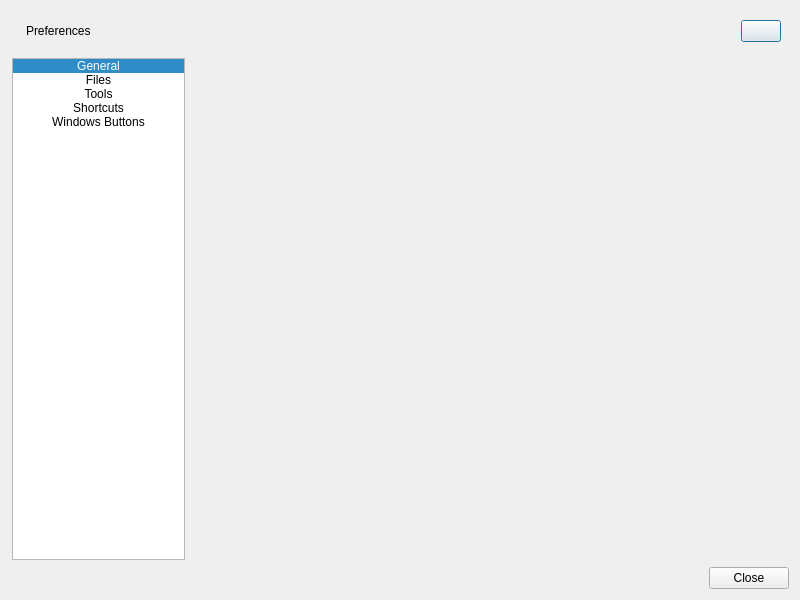
<?xml version="1.0" encoding="UTF-8"?>
<ui version="4.0">
 <class>PreferencesDialog</class>
 <widget class="QDialog" name="PreferencesDialog">
  <property name="geometry">
   <rect>
    <x>0</x>
    <y>0</y>
    <width>800</width>
    <height>600</height>
   </rect>
  </property>
  <property name="windowTitle">
   <string>Preferences</string>
  </property>
  <layout class="QVBoxLayout" name="mainLayout">
   <item>
    <widget class="QWidget" name="titleBarWidget">
     <property name="minimumSize">
      <size>
       <width>0</width>
       <height>40</height>
      </size>
     </property>
     <property name="maximumSize">
      <size>
       <width>16777215</width>
       <height>40</height>
      </size>
     </property>
     <layout class="QHBoxLayout" name="titleBarLayout">
      <property name="leftMargin">
       <number>15</number>
      </property>
      <property name="topMargin">
       <number>8</number>
      </property>
      <property name="rightMargin">
       <number>8</number>
      </property>
      <property name="bottomMargin">
       <number>8</number>
      </property>
      <item>
       <widget class="QLabel" name="titleLabel">
        <property name="text">
         <string>Preferences</string>
        </property>
       </widget>
      </item>
      <item>
       <spacer name="titleBarSpacer">
        <property name="orientation">
         <enum>Qt::Horizontal</enum>
        </property>
        <property name="sizeHint" stdset="0">
         <size>
          <width>40</width>
          <height>20</height>
         </size>
        </property>
       </spacer>
      </item>
      <item>
       <widget class="QPushButton" name="closeButton">
        <property name="text">
         <string/>
        </property>
       </widget>
      </item>
     </layout>
    </widget>
   </item>
   <item>
    <layout class="QHBoxLayout" name="horizontalLayout">
     <item>
      <widget class="QWidget" name="categoriesPanel">
       <property name="minimumSize">
        <size>
         <width>175</width>
         <height>0</height>
        </size>
       </property>
       <property name="maximumSize">
        <size>
         <width>175</width>
         <height>16777215</height>
        </size>
       </property>
       <layout class="QVBoxLayout" name="categoriesPanelLayout">
        <property name="leftMargin">
         <number>1</number>
        </property>
        <property name="topMargin">
         <number>1</number>
        </property>
        <property name="rightMargin">
         <number>1</number>
        </property>
        <property name="bottomMargin">
         <number>1</number>
        </property>
        <property name="spacing">
         <number>0</number>
        </property>
        <item>
         <widget class="QListWidget" name="contentsWidget">
          <property name="horizontalScrollBarPolicy">
           <enum>Qt::ScrollBarAlwaysOff</enum>
          </property>
          <property name="movement">
           <enum>QListView::Static</enum>
          </property>
          <property name="flow">
           <enum>QListView::TopToBottom</enum>
          </property>
          <property name="isWrapping" stdset="0">
           <bool>false</bool>
          </property>
          <property name="viewMode">
           <enum>QListView::ListMode</enum>
          </property>
          <property name="wordWrap">
           <bool>true</bool>
          </property>
          <property name="currentRow">
           <number>0</number>
          </property>
          <item>
           <property name="text">
            <string>General</string>
           </property>
           <property name="textAlignment">
            <set>AlignCenter</set>
           </property>
           <property name="flags">
            <set>ItemIsSelectable|ItemIsEnabled</set>
           </property>
          </item>
          <item>
           <property name="text">
            <string>Files</string>
           </property>
           <property name="textAlignment">
            <set>AlignCenter</set>
           </property>
           <property name="flags">
            <set>ItemIsSelectable|ItemIsEnabled</set>
           </property>
          </item>
          <item>
           <property name="text">
            <string>Tools</string>
           </property>
           <property name="textAlignment">
            <set>AlignCenter</set>
           </property>
           <property name="flags">
            <set>ItemIsSelectable|ItemIsEnabled</set>
           </property>
          </item>
          <item>
           <property name="text">
            <string>Shortcuts</string>
           </property>
           <property name="textAlignment">
            <set>AlignCenter</set>
           </property>
           <property name="flags">
            <set>ItemIsSelectable|ItemIsEnabled</set>
           </property>
          </item>
          <item>
           <property name="text">
            <string>Windows Buttons</string>
           </property>
           <property name="textAlignment">
            <set>AlignCenter</set>
           </property>
           <property name="flags">
            <set>ItemIsSelectable|ItemIsEnabled</set>
           </property>
          </item>
         </widget>
        </item>
       </layout>
      </widget>
     </item>
     <item>
      <widget class="QStackedWidget" name="pagesWidget">
       <property name="minimumSize">
        <size>
         <width>0</width>
         <height>40</height>
        </size>
       </property>
       <widget class="GeneralPage" name="general"/>
       <widget class="FilesPage" name="filesPage"/>
       <widget class="ToolsPage" name="tools"/>
       <widget class="ShortcutsPage" name="shortcuts"/>
       <widget class="WindowsScrollbarsPage" name="windowsScrollbars"/>
      </widget>
     </item>
    </layout>
   </item>
   <item>
    <widget class="QDialogButtonBox" name="buttonBox">
     <property name="standardButtons">
      <set>QDialogButtonBox::Close</set>
     </property>
    </widget>
   </item>
  </layout>
 </widget>
 <customwidgets>
  <customwidget>
   <class>GeneralPage</class>
   <extends>QWidget</extends>
   <header>generalpage.h</header>
   <container>1</container>
  </customwidget>
  <customwidget>
   <class>FilesPage</class>
   <extends>QWidget</extends>
   <header>filespage.h</header>
   <container>1</container>
   <slots>
    <signal>clearRecentList()</signal>
   </slots>
  </customwidget>
  <customwidget>
   <class>ToolsPage</class>
   <extends>QWidget</extends>
   <header>toolspage.h</header>
   <container>1</container>
  </customwidget>
  <customwidget>
   <class>ShortcutsPage</class>
   <extends>QWidget</extends>
   <header>shortcutspage.h</header>
   <container>1</container>
  </customwidget>
  <customwidget>
   <class>WindowsScrollbarsPage</class>
   <extends>QWidget</extends>
   <header>windowsscrollbarspage.h</header>
   <container>1</container>
  </customwidget>
 </customwidgets>
 <resources>
  <include location="../data/app.qrc"/>
 </resources>
 <connections/>
 <slots>
  <signal>clearRecentList()</signal>
  <slot>changePage(QListWidgetItem*,QListWidgetItem*)</slot>
 </slots>
</ui>
